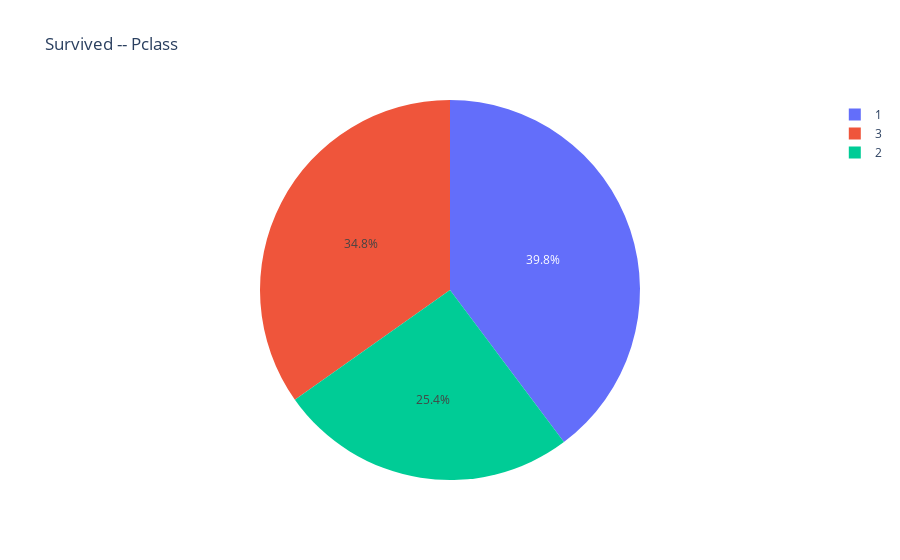

This figure's notebook cell:
### Code cell
print("Surviving probability of Pclasses")
print(dfTrain[["Pclass","Survived"]].groupby(["Pclass"], as_index = False).mean().sort_values(by="Survived",ascending=False))
relationPieChart(dfTrain,"Survived","Pclass")

### Figure 1 — Plotly figure (JSON) as saved in the notebook; plotly's stock layout.template omitted (floating-point values rounded to 4 significant figures; data arrays with more than 128 entries replaced by an {"elided": "..."} marker saying what was removed)
{"data": [{"domain": {"x": [0, 1], "y": [0, 1]}, "hovertemplate": "Pclass=%{label}<br>Survived=%{value}<extra></extra>", "labels": {"elided": "891 int values"}, "legendgroup": "", "name": "", "showlegend": true, "type": "pie", "values": {"elided": "891 int values"}}], "layout": {"legend": {"tracegroupgap": 0}, "title": {"text": "Survived -- Pclass"}}}
